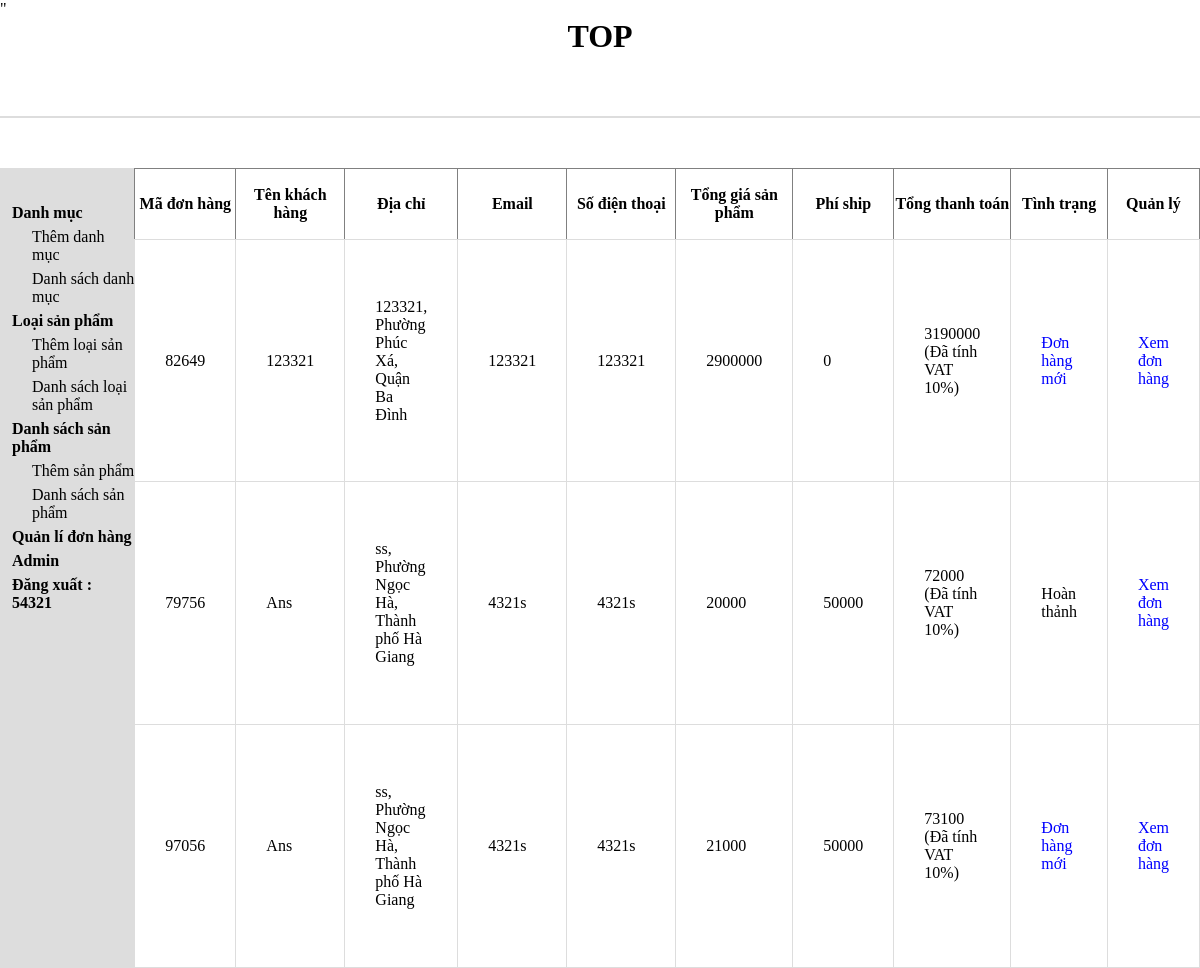
Before: /admin/orders_manager.php (signed in) with the older database file.
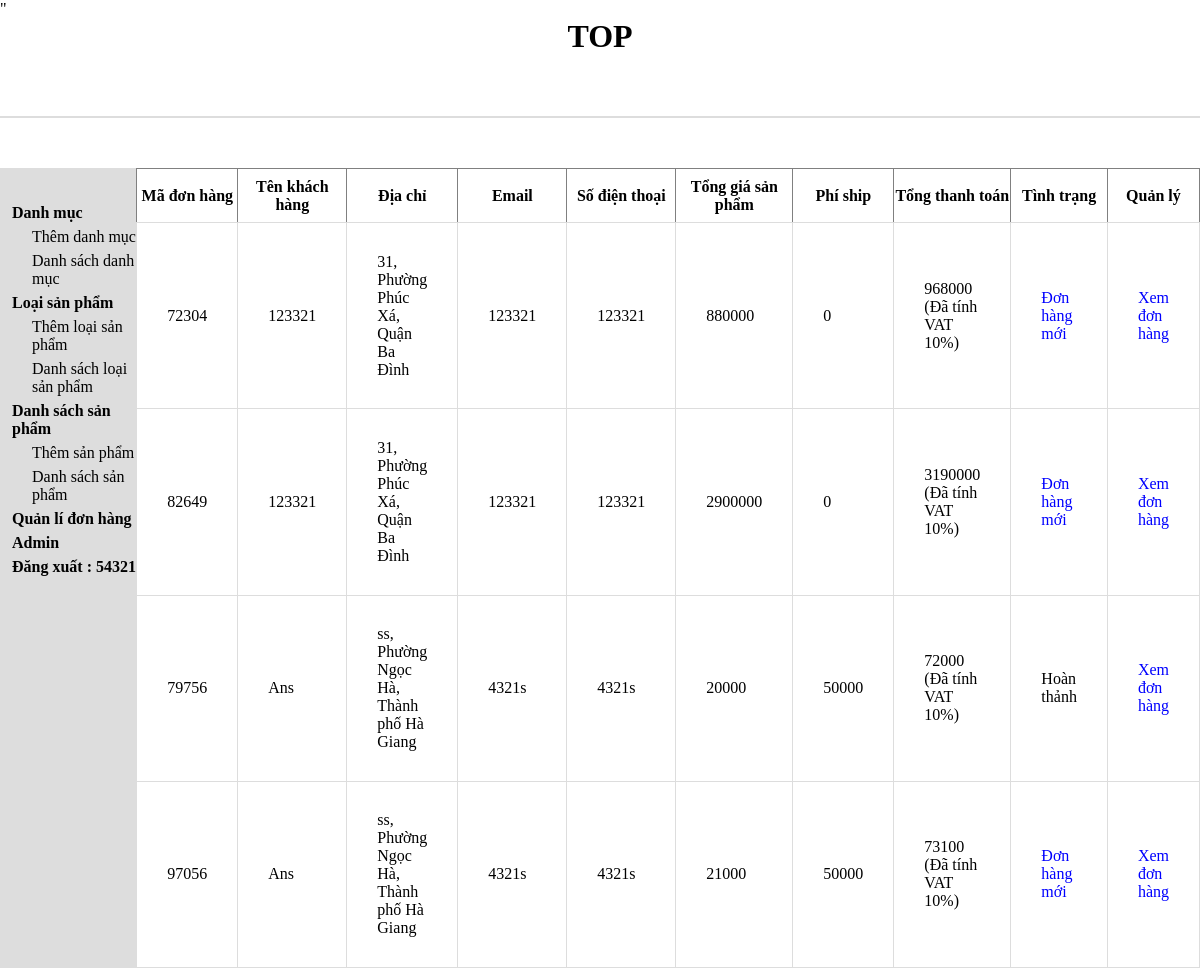
After: the same page with the newer database file.
### tables this page shows
CREATE TABLE `tbl_cart` (
  `cart_id` int(11) NOT NULL,
  `customer_id` int(11) NOT NULL,
  `cart_code` int(10) NOT NULL,
  `cart_status` int(11) NOT NULL,
  `cart_pay_temp` int(11) NOT NULL,
  `cart_ship_fee` int(11) NOT NULL,
  `cart_pay_all` int(11) NOT NULL
);

CREATE TABLE `tbl_customer` (
  `customer_id` int(50) NOT NULL,
  `customer_name` varchar(255) NOT NULL,
  `customer_email` varchar(255) NOT NULL,
  `customer_address` varchar(255) NOT NULL,
  `customer_password` varchar(255) NOT NULL,
  `customer_phone` varchar(50) NOT NULL,
  `customer_city` varchar(255) NOT NULL
);

### admin/orders_manager.php (the view)
<?php
include "./header.php";
include "./slider.php";
include "./class/product-class.php";
?>
<?php
    $sql_order = "SELECT * FROM tbl_cart
    JOIN tbl_customer
    ON tbl_cart.customer_id = tbl_customer.customer_id
    ORDER BY tbl_cart.cart_id DESC";
    $query_orders_list = mysqli_query($con,$sql_order);
?>
<table style="width:100%" border="1" style="border-collapse: collapse;">
    <tr>
        <th>Mã đơn hàng</th>
        <th>Tên khách hàng</th>
        <th>Địa chỉ</th>
        <th>Email</th>
        <th>Số điện thoại</th>
        <th>Tổng giá sản phẩm</th>
        <th>Phí ship</th>
        <th>Tổng thanh toán</th>
        <th>Tình trạng</th>
        <th>Quản lý</th>
    </tr>
    <?php
    while($row = mysqli_fetch_array($query_orders_list)){
    ?>
    <tr>
        <td><?php echo $row['cart_code'] ?></td>
        <td><?php echo $row['customer_name'] ?></td>
        <td><?php echo $row['customer_address'] ?></td>
        <td><?php echo $row['customer_email'] ?></td>
        <td><?php echo $row['customer_phone'] ?></td>
        <td><?php echo $row['cart_pay_temp'] ?></td>
        <td><?php echo $row['cart_ship_fee'] ?></td>
        <td><?php echo $row['cart_pay_all'] ?> (Đã tính VAT 10%)</td>
        <td>
            <?php
                if($row['cart_status']==1){
                    echo '<a style="color:blue" href="orders_status.php?status=2&cart_code='.$row['cart_code'].'">Đơn hàng mới</a>';
                }elseif($row['cart_status']==2){
                    echo '<a style="color:blue" href="orders_status.php?status=3&cart_code='.$row['cart_code'].'">Đang xử lý</a>';
                }else{
                    echo "Hoàn thảnh";
                }
            ?>
        </td>
        <td>
            <a style="color:blue" href="view_orders.php?code=<?php echo $row['cart_code'] ?> ">Xem đơn hàng</a>
        </td>
    </tr>
    <?php
        }
    ?>
</table>

Changed rows visible on the page:
added tbl_cart: cart_code "72304", customer.customer_name "123321", customer.customer_address "31, Phường Phúc Xá, Quận Ba Đình", customer.customer_email "123321", customer.customer_phone "123321", cart_pay_temp "880000", cart_ship_fee "0", cart_pay_all "968000"
changed through a linked row, tbl_cart (number 2 of 4 on the later page): customer.customer_address "123321, Phường Phúc Xá, Quận Ba Đình" → "31, Phường Phúc Xá, Quận Ba Đình"
